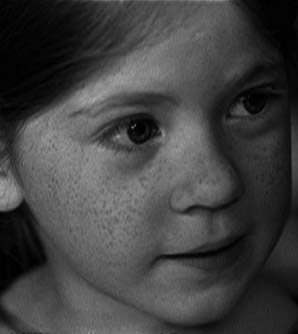
//> input picture C++/image processing/img/img2.jpg, 298 x 334 px
$ ./main   (built with g++ and OpenCV 4)
//> lines starting //> are read from the running program, lines starting //| are printed output that depends on the picture
#include<iostream>
#include<opencv2/core/core.hpp>
#include<opencv2/highgui/highgui.hpp>
#include<opencv2/imgproc/imgproc.hpp>
using namespace cv;
using namespace std;

Mat createGaussKernel(float sigma, int H, int W)
{
	CV_Assert(H % 2 == 1 && W % 2 == 1);
	if (sigma <= 0)
		sigma = sqrt(float(W + H));

	Mat gaussMatrix(Size(W, H), CV_32FC1);
	int cH = (H - 1) / 2;
	int cW = (W - 1) / 2;
	float coefficient = 1.0 / (sqrt(2 * CV_PI) * sigma);
	for (int r = 0; r < H; r++)
	{
		for (int c = 0; c < W; c++)
		{
			float norm2 = pow(r - cH, 2.0) + pow(c - cW, 2.0);
			gaussMatrix.at<float>(r, c) = coefficient * exp(-norm2 / (2 * pow(sigma, 2)));
		}
	}

	float sumGM = sum(gaussMatrix)[0];

	Mat gaussKernel = gaussMatrix / sumGM;
	return gaussKernel;
}

void conv2D(InputArray _src, InputArray _kernel, OutputArray _dst, int ddepth, Point anchor = Point(-1, -1), int borderType = BORDER_DEFAULT)
{
	Mat kernelFlip;
	flip(_kernel, kernelFlip, -1);
	filter2D(_src, _dst, ddepth, kernelFlip, anchor, 0.0, borderType);
}


void sepConv2D_Y_X(InputArray src, OutputArray src_kerY_kerX, int ddepth, InputArray kernelY, InputArray kernelX, Point anchor = Point(-1, -1), int borderType = BORDER_DEFAULT)
{
	Mat src_kerY;
	conv2D(src, kernelY, src_kerY, ddepth, anchor, borderType);
	conv2D(src_kerY, kernelX, src_kerY_kerX, ddepth, anchor, borderType);
}

Mat  gaussBlur(const Mat& image, Size winSize, float sigma, Point anchor = Point(-1, -1), int borderType = BORDER_DEFAULT)
{

	CV_Assert(winSize.width % 2 == 1 && winSize.height % 2 == 1);

	Mat gKernel_y = getGaussianKernel(sigma, winSize.height, CV_64F);
	Mat gKernel_x = getGaussianKernel(sigma, winSize.width, CV_64F);
	gKernel_x = gKernel_x.t(); // 쭌퇹
	Mat blurImage;
	sepConv2D_Y_X(image, blurImage, CV_32FC1, gKernel_y, gKernel_x, Point(-1, -1));
	return blurImage;
}

int main(int argc, char* argv[])
{
	string str = "..//..//img//img2.jpg";
	Mat image = imread(str, IMREAD_GRAYSCALE);
//> image is the input picture: 334 rows x 298 cols, CV_8UC1; min 0, max 174, mean 65.5
	if (!image.data)
	{
		cout << "no image" << endl;
		return 0;
	}
	imshow("org", image);

	Mat blurImage = gaussBlur(image, Size(21, 21), 3);
//> in gaussBlur, `Mat gKernel_y = getGaussianKernel(sigma, winSize.height, CV_64F);`: gKernel_y = [0.333, 0.334, 0.333]

	for (int r = 0; r < image.rows; r++)
	{
		for (int c = 0; c < image.cols; c++)
		{
			float pixel = blurImage.at<float>(r, c);
			blurImage.at<float>(r, c) = roundf(pixel);
		}
	}
	blurImage.convertTo(blurImage, CV_8UC1);
//> blurImage: 334 rows x 298 cols, CV_8UC1
	imshow("gauss8bit", blurImage);

	Mat image_0_1;
	double maxVal;
	minMaxLoc(image, NULL, &maxVal, NULL, NULL, Mat());
//> maxVal = 174
	image.convertTo(image_0_1, CV_32FC1, 1.0 / maxVal);
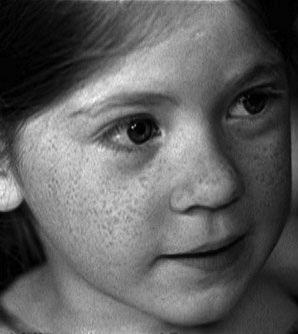
//> image_0_1: 334 rows x 298 cols, CV_32FC1; min 0, max 1, mean 0.376
	Mat blurImage_0_1 = gaussBlur(image_0_1, Size(21, 21), 3);
	imshow("gauss0_1", blurImage_0_1);
	waitKey(0);
	return 0;
}

$ run again, with C++/image processing/img/img10.jpg copied over C++/image processing/img/img2.jpg
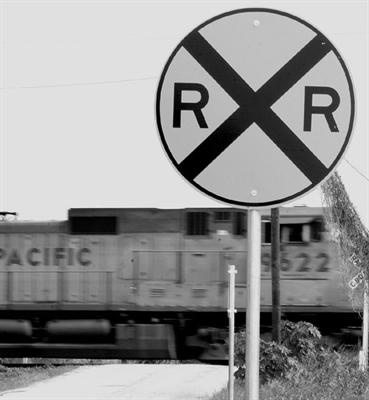
//> input picture C++/image processing/img/img10.jpg, 369 x 400 px
//> image is the input picture: 400 rows x 369 cols, CV_8UC1; min 0, max 250, mean 147.3
//> gKernel_y = [0.333, 0.334, 0.333]
//> in conv2D (call 2), `filter2D(_src, _dst, ddepth, kernelFlip, anchor, 0.0, borderType);`:
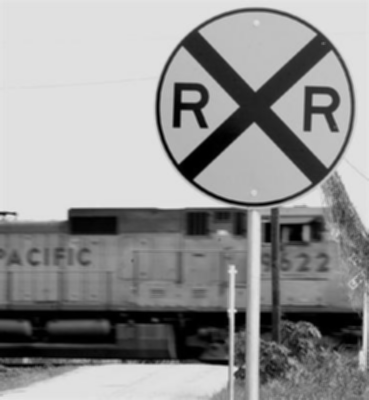
//> _dst: 400 rows x 369 cols, CV_32FC1; min 0, max 231.1, mean 147.4
//> maxVal = 250

$ run again, with C++/image processing/img/img11.jpg copied over C++/image processing/img/img2.jpg
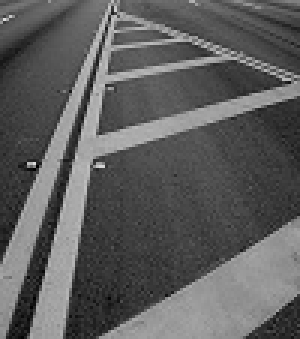
//> input picture C++/image processing/img/img11.jpg, 100 x 113 px (shown 3 times larger)
//> image is the input picture: 113 rows x 100 cols, CV_8UC1; min 0, max 221, mean 93.5
//> gKernel_y = [0.333, 0.334, 0.333]
//> in conv2D (call 2), `filter2D(_src, _dst, ddepth, kernelFlip, anchor, 0.0, borderType);`:
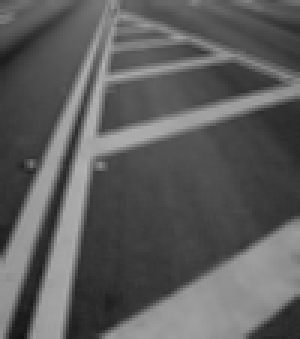
//> _dst: 113 rows x 100 cols, CV_32FC1 (shown 3 times larger); min 19, max 178.9, mean 93.5
//> maxVal = 221
//> in conv2D (call 4), `filter2D(_src, _dst, ddepth, kernelFlip, anchor, 0.0, borderType);`:
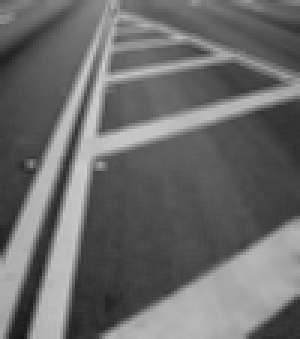
//> _dst: 113 rows x 100 cols, CV_32FC1 (shown 3 times larger); min 0.086, max 0.809, mean 0.423
